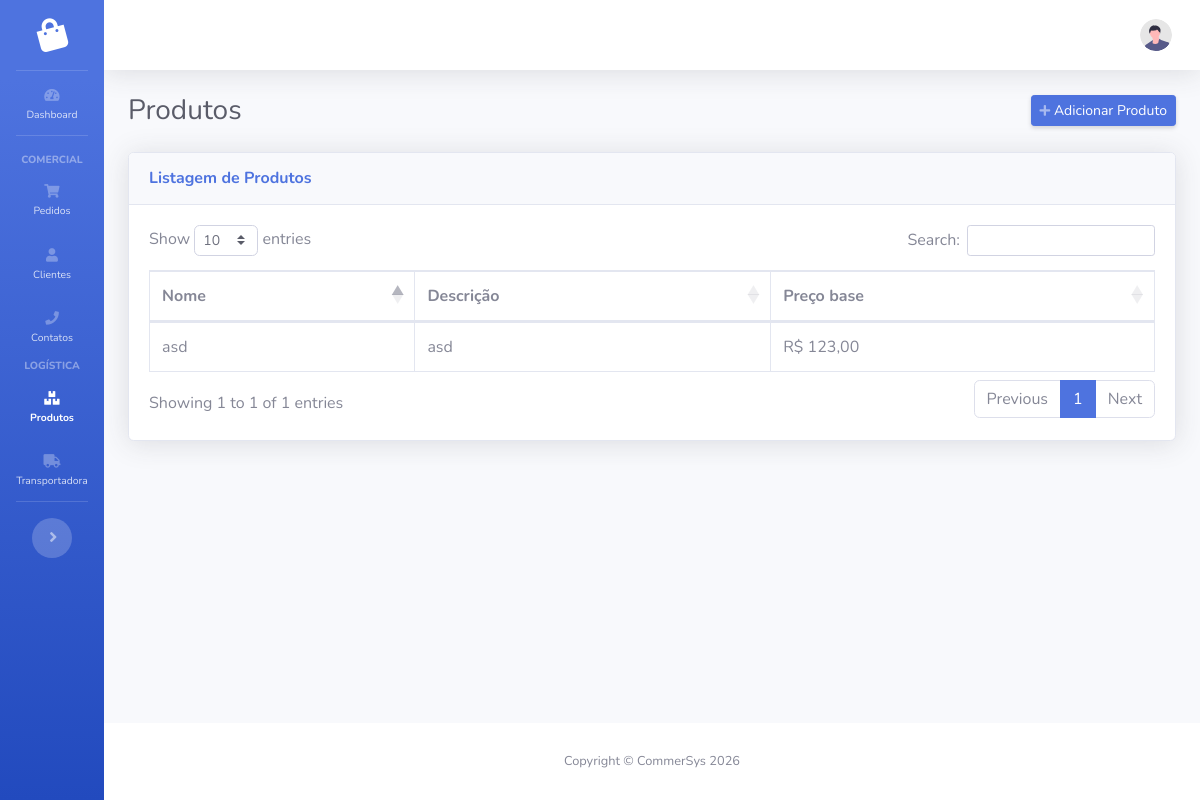
The app's page /logistica/produtos/ with its own data.
### logistica/models.py (models this page shows, shortened)
class Produto(models.Model):
    ORIGEM_CHOICES = [
        (0, "Nacional"),
        (1, "Estrangeira - Importação direta"),
        (2, "Estrangeira - Adquirida no mercado interno"),
    ]
    MEDIDA_CHOICES = [(0, "UN"), (1, "KG"), (2, "PC"), (3, "L")]
    nome = models.CharField(max_length=100)
    descricao = models.CharField(max_length=100, blank=True, null=True)
    preco_base = models.DecimalField(max_digits=10, decimal_places=2)
    ncm = models.CharField(max_length=10)
    cest = models.CharField(max_length=7, blank=True, null=True)
    cfop_padrao = models.CharField(max_length=4, default="5102")
    unidade_medida = models.IntegerField(choices=MEDIDA_CHOICES, default=0)
    origem = models.IntegerField(choices=ORIGEM_CHOICES, default=0)
    created_at = models.DateTimeField(auto_now_add=True)
    updated_at = models.DateTimeField(auto_now=True)

### logistica/views.py (the view)
# urls.py: path('produtos/', views.ProdutoListView.as_view(), name='produtos'),
class ProdutoListView(ListView):
    model = Produto
    template_name = "logistica/produto_list.html"
    context_object_name = "produtos"

### logistica/templates/logistica/produto_list.html (shortened to what this page needs)
{% extends 'base.html' %}
{% load static %}
{% load humanize %}
{% block extra_css %}
    <link href="https://cdn.datatables.net/1.10.25/css/dataTables.bootstrap4.min.css"
          rel="stylesheet" />
{% endblock extra_css %}
{% block content %}
    <div class="d-flex align-items-center justify-content-between mb-4">
        <h1 class="h3 mb-0 text-gray-800">Produtos</h1>
        <a href="{% url 'logistica:produto_create' %}"
           class="d-sm-inline-block btn btn-sm btn-primary shadow-sm">
            <i class="fas fa-plus fa-sm text-white-50"></i>
            <span class="d-none d-sm-inline">Adicionar Produto</span>
        </a>
    </div>
    <div class="card shadow mb-4">
        <div class="card-header py-3">
            <h6 class="m-0 font-weight-bold text-primary">Listagem de Produtos</h6>
        </div>
        <div class="card-body">
            <div class="table-responsive">
                <table class="table table-bordered table-hover"
                       id="dataTable"
                       width="100%"
                       cellspacing="0">
                    <thead>
                        <tr>
                            <th>Nome</th>
                            <th>Descrição</th>
                            <th>Preço base</th>
                        </tr>
                    </thead>
                    <tbody>
                        {% for produto in produtos %}
                            <tr data-bs-detail="{% url 'logistica:produto_detail' produto.id %}"
                                style="cursor: pointer">
                                <td>{{ produto.nome|default_if_none:'Não inserido' }}</td>
                                <td>{{ produto.descricao|default_if_none:'Não inserido'|truncatechars:50 }}</td>
                                <td>R$ {{ produto.preco_base|default_if_none:'Não inserido'|intcomma }}</td>
                            </tr>
                        {% endfor %}
                    </tbody>
                </table>
            </div>
        </div>
    </div>
{% endblock content %}

### records on screen
Produto: nome "asd", descricao "asd", preco_base "123,00"
